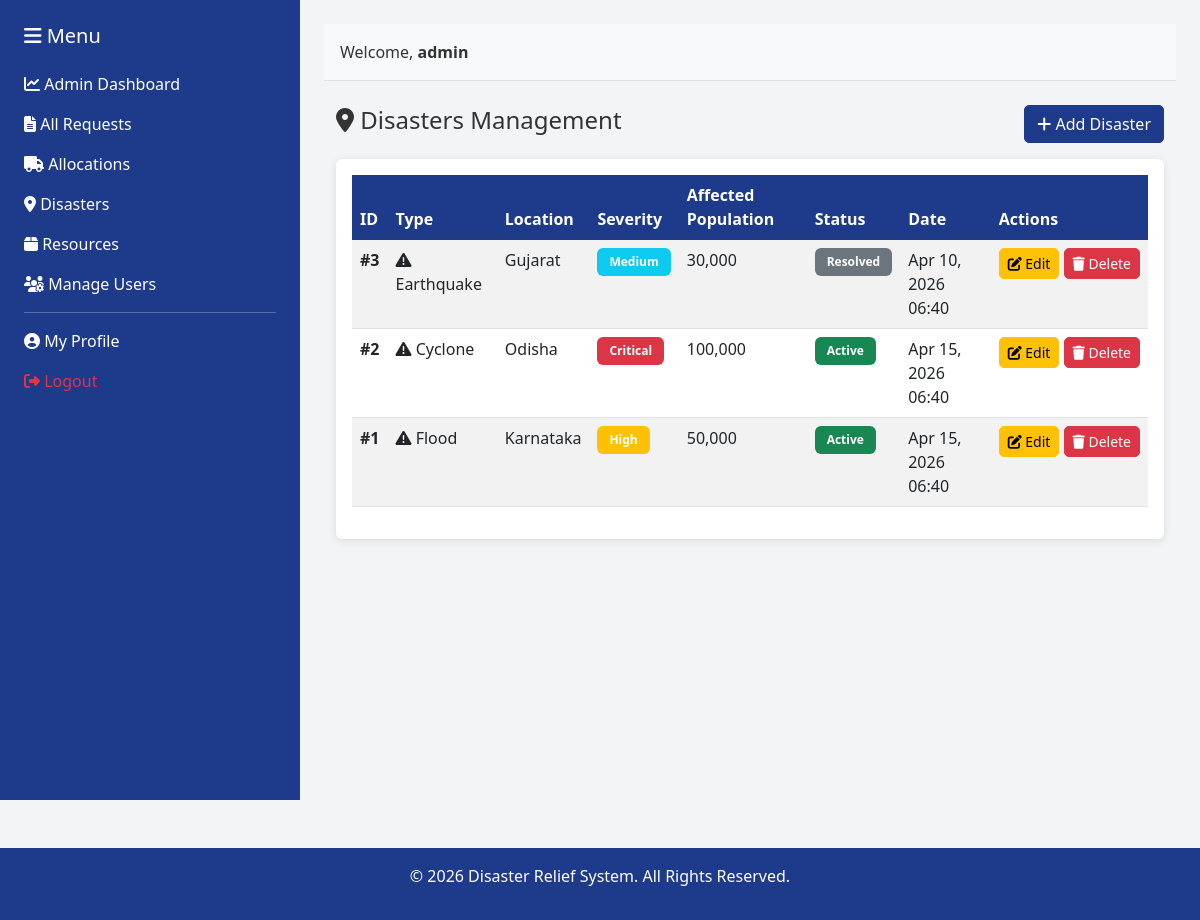
Page /disasters/view_disasters.php (signed in) on the committed database.
### tables this page shows
CREATE TABLE IF NOT EXISTS `disasters` (
    `id` INT PRIMARY KEY AUTO_INCREMENT,
    `type` VARCHAR(100) NOT NULL,
    `location` VARCHAR(255) NOT NULL,
    `latitude` DECIMAL(10, 8),
    `longitude` DECIMAL(11, 8),
    `severity` VARCHAR(50) NOT NULL,
    `affected_population` INT,
    `status` VARCHAR(50) NOT NULL DEFAULT 'active',
    `date` DATETIME NOT NULL,
    `created_at` TIMESTAMP DEFAULT CURRENT_TIMESTAMP,
    `updated_at` TIMESTAMP DEFAULT CURRENT_TIMESTAMP ON UPDATE CURRENT_TIMESTAMP,
    KEY `idx_status` (`status`),
    KEY `idx_date` (`date`)
);

### disasters/view_disasters.php (the view, shortened to what this page needs)
<?php
require_once '../config/database.php';
$query = "SELECT * FROM disasters ORDER BY id DESC";
$result = $conn->query($query);
?>
<!DOCTYPE html>
<html lang="en">
<head>
    <link href="https://cdn.jsdelivr.net/npm/bootstrap@5.3.0/dist/css/bootstrap.min.css" rel="stylesheet">
    <link href="https://cdnjs.cloudflare.com/ajax/libs/font-awesome/6.4.0/css/all.min.css" rel="stylesheet">
    <link href="../assets/css/style.css" rel="stylesheet">
</head>
<body>
    <div class="container-fluid">
        <div class="row" style="min-height: 100vh;">
            <?php include '../includes/sidebar.php'; ?>
            <div class="col-md-9 p-4" style="background-color: #F3F4F6;">
                <?php include '../includes/header.php'; ?>
                <div class="container mt-4">
                    <div class="d-flex justify-content-between align-items-center mb-3">
                        <h4><i class="fas fa-map-marker-alt"></i> Disasters Management</h4>
                        <a href="add_disaster.php" class="btn btn-primary">
                            <i class="fas fa-plus"></i> Add Disaster
                        </a>
                    </div>
                    <div class="card">
                        <div class="card-body">
                            <?php if ($result->num_rows > 0): ?>
                                <div class="table-responsive">
                                    <table class="table table-striped table-hover">
                                        <thead class="table-dark">
                                            <tr>
                                                <th>ID</th>
                                                <th>Type</th>
                                                <th>Location</th>
                                                <th>Severity</th>
                                                <th>Affected Population</th>
                                                <th>Status</th>
                                                <th>Date</th>
                                                <th>Actions</th>
                                            </tr>
                                        </thead>
                                        <tbody>
                                            <?php while ($row = $result->fetch_assoc()): ?>
                                                <tr class="table-row-clickable" onclick="window.location.href='edit_disaster.php?id=<?php echo $row['id']; ?>'">
                                                    <td><strong>#<?php echo $row['id']; ?></strong></td>
                                                    <td>
                                                        <i class="fas fa-exclamation-triangle"></i>
                                                        <?php echo htmlspecialchars($row['type']); ?>
                                                    </td>
                                                    <td><?php echo htmlspecialchars($row['location']); ?></td>
                                                    <td>
                                                        <?php
                                                        $severity = $row['severity'];
                                                        $badge_class = $severity == 'Critical' ? 'danger' : ($severity == 'High' ? 'warning' : 'info');
                                                        ?>
                                                        <span class="badge bg-<?php echo $badge_class; ?>">
                                                            <?php echo $severity; ?>
                                                        </span>
                                                    </td>
                                                    <td><?php echo number_format($row['affected_population']); ?></td>
                                                    <td>
                                                        <?php
                                                        $status = $row['status'];
                                                        $badge_class = $status == 'active' ? 'success' : 'secondary';
                                                        ?>
                                                        <span class="badge bg-<?php echo $badge_class; ?>">
                                                            <?php echo ucfirst($status); ?>
                                                        </span>
                                                    </td>
                                                    <td><?php echo date('M d, Y H:i', strtotime($row['date'])); ?></td>
                                                    <td class="action-buttons" onclick="event.stopPropagation();">
                                                        <a href="edit_disaster.php?id=<?php echo $row['id']; ?>" class="btn btn-sm btn-warning">
                                                            <i class="fas fa-edit"></i> Edit
                                                        </a>
                                                        <a href="?delete_id=<?php echo $row['id']; ?>" class="btn btn-sm btn-danger" onclick="return confirm('Are you sure you want to delete this disaster?');">
                                                            <i class="fas fa-trash"></i> Delete
                                                        </a>
                                                    </td>
                                                </tr>
                                            <?php endwhile; ?>
                                        </tbody>
                                    </table>
                                </div>
                            <?php else: ?>
                                <p class="text-muted">No disasters found. <a href="add_disaster.php">Create one →</a></p>
                            <?php endif; ?>
                        </div>
                    </div>
                </div>
            </div>
        </div>
    </div>
    <?php include '../includes/footer.php'; ?>
</body>
</html>

### assets/css/style.css (style rules this page uses)
:root { --primary: #1E3A8A; --secondary: #F97316; --background: #F3F4F6; --danger: #DC2626; }
* { margin: 0; padding: 0; box-sizing: border-box; }
body { font-family: 'Segoe UI', Tahoma, Geneva, Verdana, sans-serif; background-color: var(--background); color: #333; }
.btn-primary { background-color: var(--primary) !important; border-color: var(--primary) !important; }
.card { border: none; box-shadow: 0 2px 8px rgba(0, 0, 0, 0.1); margin-bottom: 20px; }
table { background-color: white; }
.table th { background-color: var(--primary); color: white; }
.badge { padding: 8px 12px; }
.btn { border-radius: 5px; font-weight: 500; }

### disasters/view_disasters.php (style rules this page uses)
.table-row-clickable { cursor: pointer; transition: background-color 0.2s ease; }
.action-buttons { white-space: nowrap; }

### rows in the picture
disasters: id "3", type "Earthquake", location "Gujarat", severity "Medium", affected_population "30,000", status "Resolved", date "Apr 10, 2026 06:40"
disasters: id "2", type "Cyclone", location "Odisha", severity "Critical", affected_population "100,000", status "Active", date "Apr 15, 2026 06:40"
disasters: id "1", type "Flood", location "Karnataka", severity "High", affected_population "50,000", status "Active", date "Apr 15, 2026 06:40"

### other values in the picture
$_SESSION['username'] "admin"
